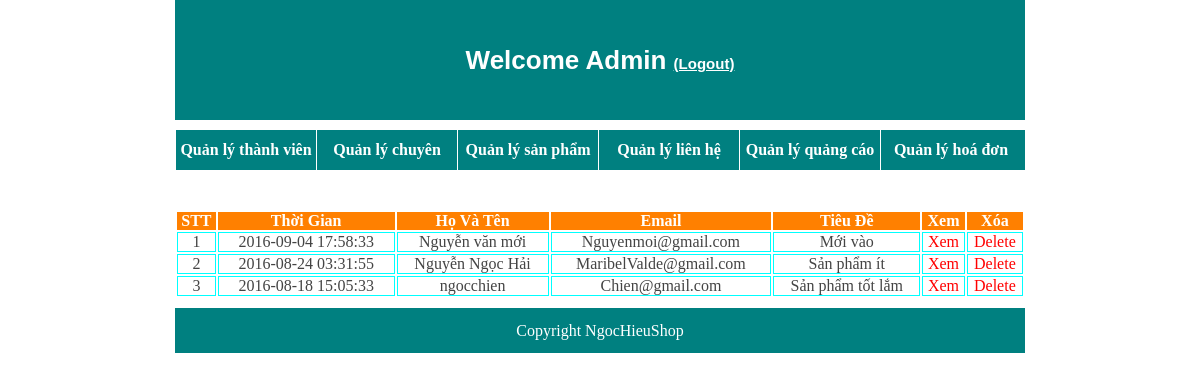
/admin/quanlylienhe/quanlylienhe.php (signed in), run on the app's committed database.
### tables this page shows
CREATE TABLE `lienhe` (
  `id_lh` int(11) NOT NULL,
  `time` timestamp NOT NULL DEFAULT CURRENT_TIMESTAMP,
  `hoten` varchar(255) NOT NULL,
  `email` varchar(255) NOT NULL,
  `tieude` varchar(255) NOT NULL,
  `noidung` varchar(255) NOT NULL
);

### admin/quanlylienhe/quanlylienhe.php (the view, shortened to what this page needs)
<!DOCTYPE HTML>
<html>
<head>
    <link rel="stylesheet" type="text/css" href="style.css"/>
</head>
<body>
	<?php
		if($_SESSION['level']==2){
    echo "<div id='top'>Welcome Admin <a href='../../logout.php' style='color:white;font-size:15px;'>(Logout)</a></div>";
		}
	else{
		header('location:../../login.php');
		}
		?>
    <div id="menu">
        <ul>
            <li><a href="../quanlythanhvien.php">Quản lý thành viên</a></li>
            <li><a href="../quanlychuyenmuc/quanlychuyenmuc.php">Quản lý chuyên mục</a></li>
            <li><a href="../quanlysanpham/quanlysanpham.php">Quản lý sản phẩm</a></li>
             <li ><a href="../quanlylienhe/quanlylienhe.php" >Quản lý liên hệ</a></li>
            <li><a href="../quanlyquangcao.php">Quản lý quảng cáo</a></li>
            <li><a href="../quanlydonhang/quanlydonhang.php">Quản lý hoá đơn</a></li>
        </ul>
    </div>
    <div id="lienhe">
        <table>
            <tr>
                <th>STT</th>
                <th>Thời Gian</th>
                <th>Họ Và Tên</th>
                <th>Email</th>
                <th>Tiêu Đề</th>
                <th>Xem</th>
                <th>Xóa</th>
            </tr>
            <?php
                $sql="select * from lienhe order by id_lh desc";
                $query=mysql_query($sql);
                $stt=0;
                while($row=mysql_fetch_assoc($query)){
                $stt++;
            ?>
            <tr>
                <td><?php echo $stt;?></td>
                <td><?php echo $row['time']?></td>
                <td><?php echo $row['hoten']?></td>
                <td><?php echo $row['email']?></td>
                <td><?php echo $row['tieude']?></td>
                <td><a href="view.php?id=<?php echo $row['id_lh']?>">Xem</a></td>
                <td><a href="xoa.php?id=<?php echo $row['id_lh']?>">Delete</a></td>
            </tr>
            <?php } ?>
        </table>
    </div>
    <div id="footer">Copyright NgocHieuShop</div>
</body>
</html>

### admin/quanlylienhe/style.css (style rules this page uses)
* { margin: 0px; padding: 0px; }
#top { width:850px; margin: auto; height: 120px; background-color: teal; text-align: center; line-height:120px; color: white; font-size:26px; font-family:arial; font-weight: bold; }
#menu { width:850px; margin: auto; height: 40px; background-color: teal; margin-top: 10px; }
#menu ul { list-style: none; }
#menu ul li { float: left; width: 140px; text-align: center; border-left: 1px solid white; line-height: 40px; }
#menu ul li a { text-decoration:none; color: white; font-weight: bold; }
#footer { width: 850px; margin: auto; height:45px; text-align: center; color: white; background-color: teal; line-height: 45px; margin-top: 10px; }
#lienhe { width: 850px; margin: auto; }
#lienhe table { width: 850px; margin: auto; }
#lienhe th { background-color: #FF8000; color: white; }
#lienhe td { border:1px solid aqua; text-align: center; color: #444; }
#lienhe a { text-decoration:none; color: red; }

### data on the page
lienhe: time "2016-09-04 17:58:33", hoten "Nguyễn văn mới", email "Nguyenmoi@gmail.com", tieude "Mới vào"
lienhe: time "2016-08-24 03:31:55", hoten "Nguyễn Ngọc Hải", email "MaribelValde@gmail.com", tieude "Sản phẩm ít"
lienhe: time "2016-08-18 15:05:33", hoten "ngocchien", email "Chien@gmail.com", tieude "Sản phẩm tốt lắm"
